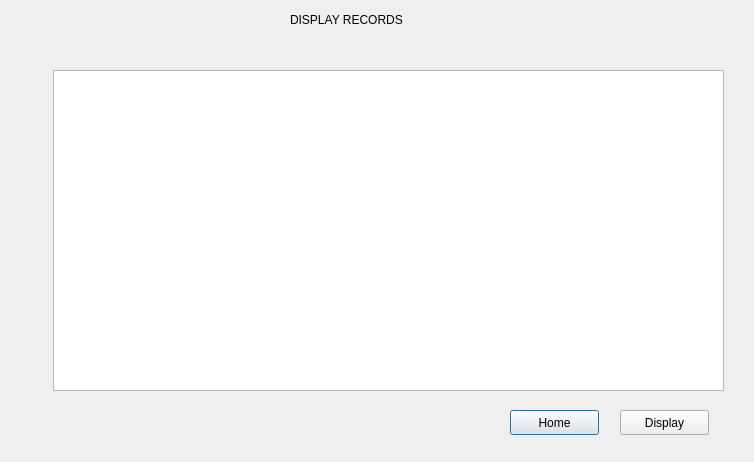
<?xml version="1.0" encoding="UTF-8"?>
<ui version="4.0">
 <class>display</class>
 <widget class="QDialog" name="display">
  <property name="geometry">
   <rect>
    <x>0</x>
    <y>0</y>
    <width>754</width>
    <height>462</height>
   </rect>
  </property>
  <property name="windowTitle">
   <string>Dialog</string>
  </property>
  <widget class="QLabel" name="label">
   <property name="geometry">
    <rect>
     <x>290</x>
     <y>10</y>
     <width>161</width>
     <height>20</height>
    </rect>
   </property>
   <property name="text">
    <string>DISPLAY RECORDS</string>
   </property>
  </widget>
  <widget class="QPushButton" name="pushButton">
   <property name="geometry">
    <rect>
     <x>510</x>
     <y>410</y>
     <width>89</width>
     <height>25</height>
    </rect>
   </property>
   <property name="text">
    <string>Home</string>
   </property>
  </widget>
  <widget class="QPushButton" name="display_2">
   <property name="geometry">
    <rect>
     <x>620</x>
     <y>410</y>
     <width>89</width>
     <height>25</height>
    </rect>
   </property>
   <property name="text">
    <string>Display</string>
   </property>
  </widget>
  <widget class="QPlainTextEdit" name="plainTextEdit">
   <property name="geometry">
    <rect>
     <x>53</x>
     <y>70</y>
     <width>671</width>
     <height>321</height>
    </rect>
   </property>
  </widget>
 </widget>
 <resources/>
 <connections/>
</ui>
